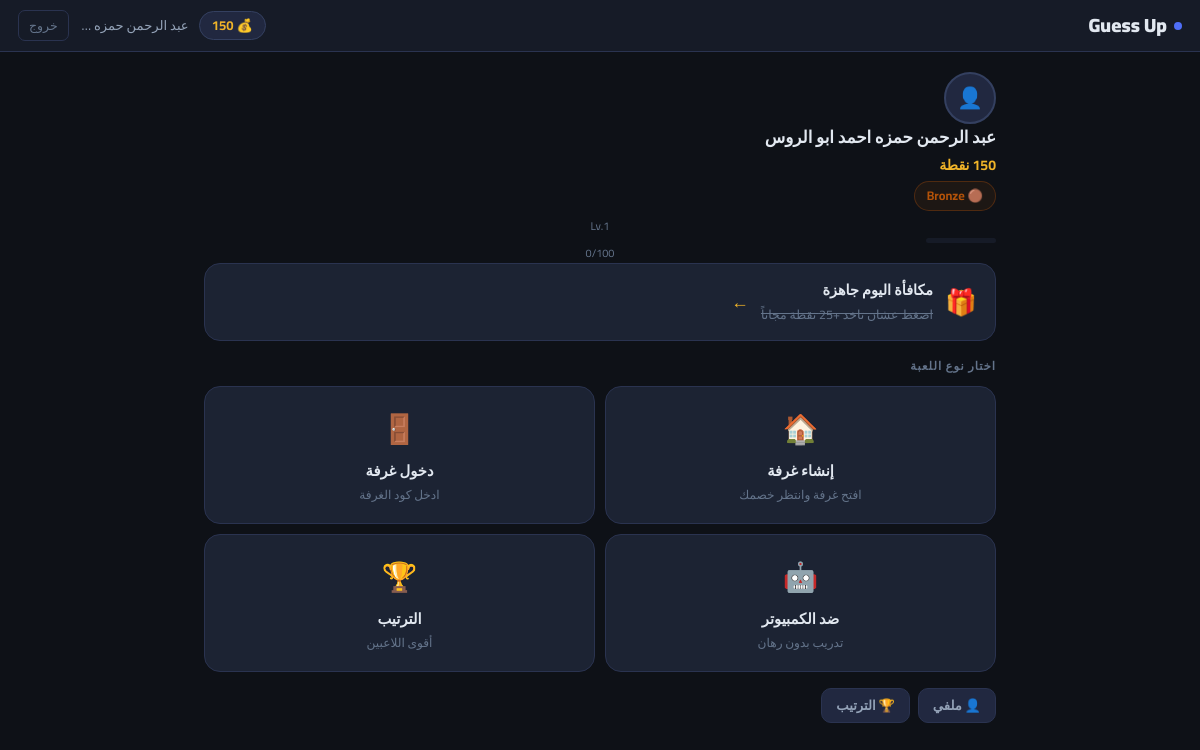
The page /lobby (signed in) on the database its author committed.
### models.py (models this page shows, shortened)
class Player(db.Model):
    __tablename__     = 'players'
    id                = db.Column(db.Integer, primary_key=True)
    player_name       = db.Column(db.String(50), unique=True, nullable=False)
    password_hash     = db.Column(db.String(256), nullable=False)
    points            = db.Column(db.Integer, default=100)
    xp                = db.Column(db.Integer, default=0)       # م12: XP
    win_streak        = db.Column(db.Integer, default=0)       # م4: Streak
    best_streak       = db.Column(db.Integer, default=0)       # م4: أحسن streak
    last_daily_reward = db.Column(db.DateTime, nullable=True)  # م2: Daily Reward
    avatar            = db.Column(db.String(200), nullable=True)
    created_at        = db.Column(db.DateTime, default=datetime.utcnow)
    @property
    def rank(self):
        if self.points >= 1000: return {'name': 'Diamond', 'icon': '💎', 'color': '#60a5fa'}
        if self.points >= 500:  return {'name': 'Gold',    'icon': '🥇', 'color': '#fbbf24'}
        if self.points >= 200:  return {'name': 'Silver',  'icon': '⚪', 'color': '#94a3b8'}
        return                         {'name': 'Bronze',  'icon': '🟤', 'color': '#b45309'}
    @property
    def level(self):
        return max(1, self.xp // 100 + 1)
    @property
    def xp_progress(self):
        return self.xp % 100

### app.py (the view)
@app.route('/lobby')
def lobby():
    if not is_logged_in(session): return redirect(url_for('index'))
    player = get_player_by_id(session['player_id'])
    if not player: session.clear(); return redirect(url_for('index'))
    public_rooms = (Room.query
                    .filter_by(is_public=True, status='waiting')
                    .filter(Room.player2_id == None, Room.is_bot_game == False)
                    .order_by(Room.created_at.desc()).limit(10).all())
    daily_ready  = can_claim_daily(player)
    return render_template('lobby.html', player=player,
                           bankrupt=is_bankrupt(player),
                           public_rooms=public_rooms,
                           daily_ready=daily_ready,
                           title=get_player_title(player))

### achievements.py (called while the page is built)
def get_player_title(player):
    if (player.win_streak or 0) >= 5:
        return '🔥 Streak Master'
    wins = Match.query.filter_by(winner_id=player.id).count()
    if wins >= 50: return '🏆 Champion'
    if wins >= 10: return '⚔️ Veteran'
    if player.points >= 1000: return '💎 Diamond Lord'
    if player.points >= 500:  return '🥇 Gold Player'
    return None

### app.py (called while the page is built)
@app.context_processor
def inject_player():
    def get_player():
        pid=session.get('player_id')
        return Player.query.filter_by(id=pid).first() if pid else None
    return dict(get_player=get_player)

### auth.py (called while the page is built)
def get_player_by_id(player_id):
    return Player.query.filter_by(id=player_id).first()

def is_logged_in(session):
    return 'player_id' in session

### points.py (called while the page is built)
def is_bankrupt(player):
    return player.points <= 0

def can_claim_daily(player):
    from datetime import datetime, timedelta
    if not player.last_daily_reward: return True
    return (datetime.utcnow() - player.last_daily_reward).total_seconds() >= 86400

### templates/lobby.html (shortened to what this page needs)
{% extends 'base.html' %}
{% block content %}
<div class="container">
    <div class="hero">
        {% if player.avatar %}
            <img src="/static/avatars/{{ player.avatar }}" class="hero-avatar" alt="">
        {% else %}
            <div class="hero-avatar-ph">👤</div>
        {% endif %}
        <div class="hero-info">
            <div class="hero-name">{{ player.player_name }}</div>
            <div class="hero-pts">{{ player.points }} نقطة</div>
            {% set r = player.rank %}
            <span class="rank-pill" data-rc="{{ r.color }}" style="margin-top:5px">
                {{ r.icon }} {{ r.name }}
            </span>
        </div>
        <div class="hero-right">
            <div class="xp-wrap">
                <div class="xp-label">Lv.{{ player.level }}</div>
                <div class="xp-bar">
                </div>
                <div style="font-size:.68rem;color:var(--muted);margin-top:2px">{{ player.xp_progress }}/100</div>
            </div>
        </div>
    </div>
    {% if daily_ready %}
    <div class="daily-card" onclick="claimDaily(this)">
        <span class="daily-icon">🎁</span>
        <div class="daily-text">
            <b>مكافأة اليوم جاهزة</b>
            <s>اضغط عشان تاخد +25 نقطة مجاناً</s>
        </div>
        <span style="color:var(--gold);font-size:1.1rem">←</span>
    </div>
    {% endif %}
    {% if bankrupt %}
    <div class="card" style="text-align:center;border-color:rgba(248,113,113,.3)">
        <div style="font-size:1.5rem;margin-bottom:8px">😅</div>
        <h3 style="margin-bottom:6px">وضع المفلسين</h3>
        <p style="color:var(--muted);font-size:.85rem;margin-bottom:14px">نقاطك وصلت صفر — العب بـ 50 من النظام!</p>
        <button onclick="openBankruptModal()" class="btn btn-danger">العب الآن 🔥</button>
    </div>
    {% else %}
    <div class="section-label">اختار نوع اللعبة</div>
    <div class="game-grid">
        <div class="game-card" onclick="openCreateModal()">
            <div class="gc-icon">🏠</div>
            <h3>إنشاء غرفة</h3>
            <p>افتح غرفة وانتظر خصمك</p>
        </div>
        <div class="game-card" onclick="openJoinModal()">
            <div class="gc-icon">🚪</div>
            <h3>دخول غرفة</h3>
            <p>ادخل كود الغرفة</p>
        </div>
        <div class="game-card" onclick="startBot()">
            <div class="gc-icon">🤖</div>
            <h3>ضد الكمبيوتر</h3>
            <p>تدريب بدون رهان</p>
        </div>
        <a href="/leaderboard" class="game-card">
            <div class="gc-icon">🏆</div>
            <h3>الترتيب</h3>
            <p>أقوى اللاعبين</p>
        </a>
    </div>
    {% endif %}
    <div style="display:flex;gap:8px;margin-top:4px">
        <a href="/player/{{ player.id }}" class="btn btn-ghost btn-sm">👤 ملفي</a>
        <a href="/leaderboard"            class="btn btn-ghost btn-sm">🏆 الترتيب</a>
    </div>
</div>
{% endblock %}

### templates/base.html (shortened to what this page needs)
<!DOCTYPE html>
<html lang="ar" dir="rtl">
<head>
</head>
<body>
{% if session.player_id %}
<nav>
    <a href="/lobby" class="nav-logo">
        <span class="dot"></span>
        Guess Up
    </a>
    <div class="nav-right">
        {% set me = get_player() %}
        {% if me %}
        <span class="pts-chip">💰 {{ me.points }}</span>
        <a href="/player/{{ session.player_id }}" class="nav-name">{{ session.player_name }}</a>
        {% endif %}
        <form action="/logout" method="get" style="display:inline">
            <button class="btn-logout">خروج</button>
        </form>
    </div>
</nav>
{% endif %}
{% block content %}{% endblock %}
</body>
</html>

### rows shown on the page
Player: points "150", player_name "عبد الرحمن حمزه احمد ابو الروس", level "1", xp_progress "0"

### other values the page prints
{{ r.icon }} "🟤"
{{ r.name }} "Bronze"
